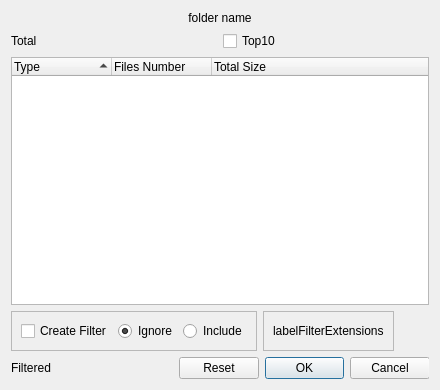
<?xml version="1.0" encoding="UTF-8"?>
<ui version="4.0">
 <class>DialogFolderContents</class>
 <widget class="QDialog" name="DialogFolderContents">
  <property name="geometry">
   <rect>
    <x>0</x>
    <y>0</y>
    <width>440</width>
    <height>390</height>
   </rect>
  </property>
  <property name="windowTitle">
   <string>Folder Contents</string>
  </property>
  <layout class="QGridLayout" name="gridLayout">
   <item row="3" column="0" colspan="2">
    <widget class="QTreeWidget" name="treeWidget">
     <property name="rootIsDecorated">
      <bool>false</bool>
     </property>
     <property name="sortingEnabled">
      <bool>true</bool>
     </property>
     <column>
      <property name="text">
       <string>Type</string>
      </property>
     </column>
     <column>
      <property name="text">
       <string>Files Number</string>
      </property>
     </column>
     <column>
      <property name="text">
       <string>Total Size</string>
      </property>
     </column>
    </widget>
   </item>
   <item row="1" column="0">
    <widget class="QLabel" name="labelTotal">
     <property name="text">
      <string>Total</string>
     </property>
    </widget>
   </item>
   <item row="0" column="0" colspan="2">
    <widget class="ClickableLabel" name="labelFolderName">
     <property name="text">
      <string>folder name</string>
     </property>
     <property name="alignment">
      <set>Qt::AlignCenter</set>
     </property>
    </widget>
   </item>
   <item row="1" column="1">
    <widget class="QCheckBox" name="checkBox_Top10">
     <property name="text">
      <string>Top10</string>
     </property>
    </widget>
   </item>
   <item row="5" column="0" colspan="2">
    <layout class="QHBoxLayout" name="horizontalLayout_filter">
     <item>
      <widget class="QFrame" name="frameCreateFilter">
       <property name="maximumSize">
        <size>
         <width>270</width>
         <height>16777215</height>
        </size>
       </property>
       <property name="frameShape">
        <enum>QFrame::StyledPanel</enum>
       </property>
       <property name="frameShadow">
        <enum>QFrame::Raised</enum>
       </property>
       <layout class="QHBoxLayout" name="horizontalLayout">
        <item>
         <widget class="QCheckBox" name="checkBox_CreateFilter">
          <property name="text">
           <string>Create Filter</string>
          </property>
         </widget>
        </item>
        <item>
         <widget class="QRadioButton" name="rbIgnore">
          <property name="enabled">
           <bool>true</bool>
          </property>
          <property name="text">
           <string>Ignore</string>
          </property>
          <property name="checked">
           <bool>true</bool>
          </property>
         </widget>
        </item>
        <item>
         <widget class="QRadioButton" name="rbInclude">
          <property name="enabled">
           <bool>true</bool>
          </property>
          <property name="text">
           <string>Include</string>
          </property>
         </widget>
        </item>
       </layout>
      </widget>
     </item>
     <item>
      <widget class="QFrame" name="frameFilterExtensions">
       <property name="frameShape">
        <enum>QFrame::StyledPanel</enum>
       </property>
       <property name="frameShadow">
        <enum>QFrame::Raised</enum>
       </property>
       <layout class="QHBoxLayout" name="horizontalLayout_2">
        <item>
         <widget class="QLabel" name="labelFilterExtensions">
          <property name="text">
           <string>labelFilterExtensions</string>
          </property>
         </widget>
        </item>
       </layout>
      </widget>
     </item>
     <item>
      <spacer name="horizontalSpacer">
       <property name="orientation">
        <enum>Qt::Horizontal</enum>
       </property>
       <property name="sizeHint" stdset="0">
        <size>
         <width>40</width>
         <height>20</height>
        </size>
       </property>
      </spacer>
     </item>
    </layout>
   </item>
   <item row="6" column="0" colspan="2">
    <layout class="QHBoxLayout" name="horizontalLayout_buttons">
     <item>
      <widget class="QLabel" name="labelTotalFiltered">
       <property name="text">
        <string>Filtered</string>
       </property>
      </widget>
     </item>
     <item>
      <widget class="QDialogButtonBox" name="buttonBox">
       <property name="maximumSize">
        <size>
         <width>250</width>
         <height>16777215</height>
        </size>
       </property>
       <property name="standardButtons">
        <set>QDialogButtonBox::Cancel|QDialogButtonBox::Ok|QDialogButtonBox::Reset</set>
       </property>
      </widget>
     </item>
    </layout>
   </item>
  </layout>
 </widget>
 <customwidgets>
  <customwidget>
   <class>ClickableLabel</class>
   <extends>QLabel</extends>
   <header>src/clickablelabel.h</header>
  </customwidget>
 </customwidgets>
 <resources/>
 <connections/>
</ui>
